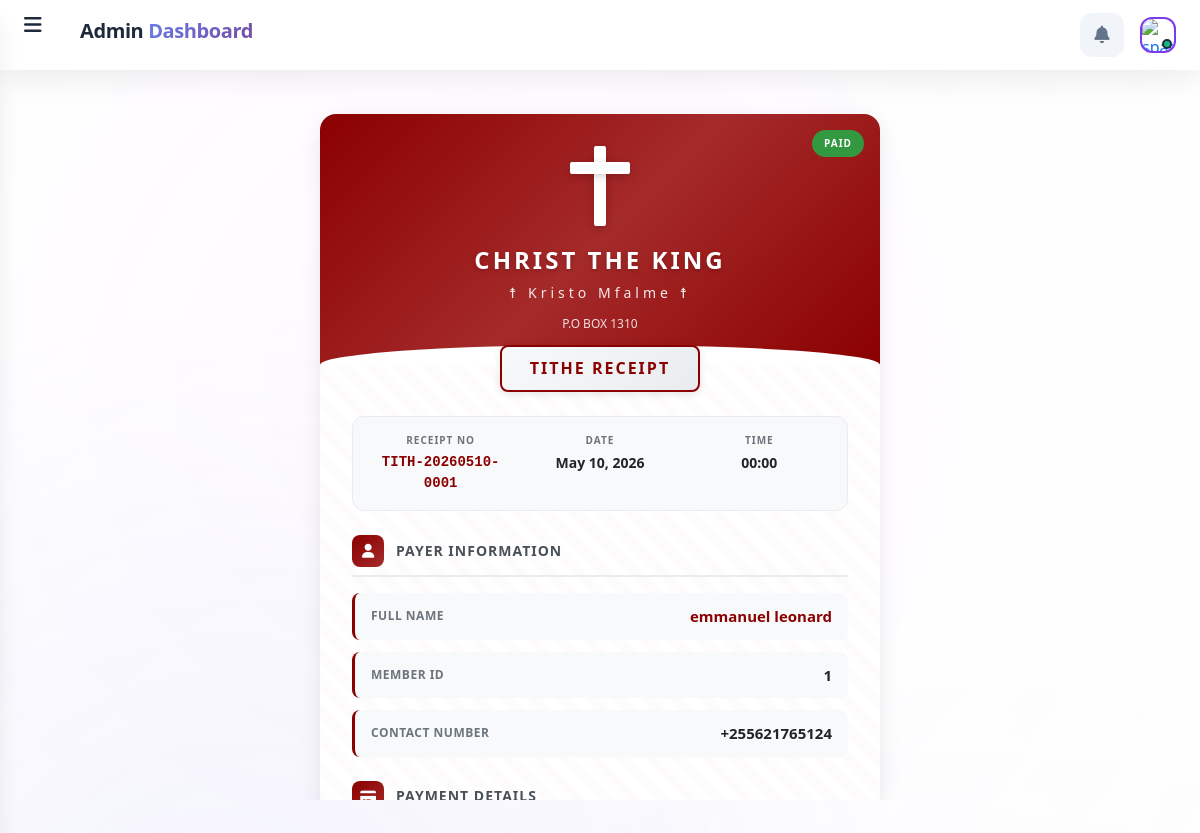
Page /tithe/receipt/print/3/ (signed in) on the committed database.
### tithe/models.py (models this page shows, shortened)
class TitheReceipt(models.Model):
    tithe_payment = models.OneToOneField(
        'TithePayment',
        on_delete=models.CASCADE,
        related_name='receipt'
    )
    receipt_number = models.CharField(max_length=50, unique=True, editable=False)
    generated_at = models.DateTimeField(auto_now_add=True)
    generated_by = models.CharField(max_length=255, blank=True, null=True)
    is_printed = models.BooleanField(default=False)
    printed_at = models.DateTimeField(blank=True, null=True)
    print_attempts = models.IntegerField(default=0)
    last_print_error = models.TextField(blank=True, null=True)
    church_name = models.CharField(max_length=255, default="Christ The King Parish")
    church_address = models.TextField(default="")
    church_phone = models.CharField(max_length=20, blank=True, null=True)
    class Meta:
        ordering = ['-generated_at']
        verbose_name = "Tithe Receipt"
        verbose_name_plural = "Tithe Receipts"
    def get_print_data(self):
        payment = self.tithe_payment
        member = payment.name  # This is a Member instance
        member_name = member.name if hasattr(member, 'name') else str(member)
        return {
            'receipt_number': self.receipt_number,
            'member_name': member_name,
            'member_id': getattr(member, 'member_id', getattr(member, 'id', 'N/A')),
            'phone_number': payment.contact_number or '',
            'amount': f"{payment.amount:,.2f}",
            'payment_method': payment.get_status_display(),
            'payment_date': payment.date.strftime('%Y-%m-%d %H:%M:%S'),
            'receipt_date': self.generated_at.strftime('%Y-%m-%d %H:%M:%S'),
            'church_name': self.church_name,
            'church_address': self.church_address or '',
            'church_phone': self.church_phone or '',
        }

class TithePayment(models.Model):
    PAYMENT_STATUS_CHOICES = [
        ('cash', 'Cash'),
        ('bank', 'Bank'),
    ]
    sms_sent = models.BooleanField(default=False)
    sms_sent_at = models.DateTimeField(null=True, blank=True)
    sms_message_id = models.CharField(max_length=100, blank=True, null=True)
    sms_failure_count = models.IntegerField(default=0)
    last_sms_error = models.TextField(blank=True, null=True)
    date = models.DateTimeField(default=timezone.now, verbose_name='Invoice Date')
    name = models.ForeignKey(Member, verbose_name="Member", on_delete=models.CASCADE)  # Direct reference
    contact_number = models.CharField(max_length=13, blank=True, null=True)
    amount = models.DecimalField(max_digits=10, decimal_places=2)
    status = models.CharField(
        max_length=50,
        choices=PAYMENT_STATUS_CHOICES,
        default='cash'
    )

### member/models.py (models this page shows, shortened)
class Member(models.Model):
    MEMBERSHIP_CATEGORY_CHOICES = [
        ('elder', 'Elder'),
        ('youth', 'Youth'),
        ('child', 'Child'),
    ]
    name = models.CharField(max_length=255)
    code = models.CharField(max_length=50, help_text="001PT", null=True, blank=True)
    active = models.BooleanField(default=True)
    shepherd = models.ForeignKey(Community, on_delete=models.CASCADE, null=True, blank=True, related_name='members')
    ministry = models.ForeignKey(Ministry, on_delete=models.CASCADE, null=True, blank=True, related_name='members')
    telephone = PhoneNumberField(max_length=255, null=True, blank=True, help_text=' Eg. +255 ')
    location = models.CharField(max_length=255, blank=True, null=True)
    fathers_name = models.CharField(max_length=255, null=True, blank=True)
    mothers_name = models.CharField(max_length=255, null=True, blank=True)
    guardians_name = models.CharField(max_length=255, null=True, blank=True)
    GENDER_CHOICES = [
        ('male', 'Male'),
        ('female', 'Female'),
    ]
    gender = models.CharField(max_length=10, choices=GENDER_CHOICES, null=True, blank=True)
    pays_tithe = models.BooleanField(default=False)
    working = models.BooleanField(default=False)
    schooling = models.BooleanField(default=False)
    picture = models.ImageField(upload_to=upload_image_path, null=True, blank=True)
    transfered = models.BooleanField(default=False)
    transfer_update = models.CharField(max_length=250, null=True, blank=True)
    membership_category = models.CharField(max_length=10, choices=MEMBERSHIP_CATEGORY_CHOICES, null=True, blank=True, help_text="Distinguishes between Elders, Youth, and Children")
    objects = MemberManager()
    def __str__(self):
        return f'{self.name}'
    class Meta:
        ordering = ['name']
        verbose_name_plural = 'Members'

### tithe/views.py (the view, shortened to what this page needs)
# urls.py: path('receipt/print/<int:receipt_id>/', views.print_receipt, name='print_receipt'),
@login_required
def print_receipt(request, receipt_id):
    receipt = get_object_or_404(TitheReceipt, id=receipt_id)
    context = {
        "receipt": receipt,
        "payment": receipt.tithe_payment,
        "print_data": receipt.get_print_data(),
    }
    return render(request, "tithepayment/print_receipt.html", context)

### audits/utils.py (called while the page is built)
def get_client_ip(request):
    x_forwarded_for = request.META.get('HTTP_X_FORWARDED_FOR')
    if x_forwarded_for:
        ip = x_forwarded_for.split(',')[0].strip()
    else:
        ip = request.META.get('REMOTE_ADDR')
    try:
        ipaddress.ip_address(ip)
        return ip
    except ValueError:
        return None

### christ_king_church/context_processors.py (called while the page is built)
def language_context(request):
    current_language = get_language()
    return {
        'LANGUAGE_CODE': current_language,
        'LANGUAGES': settings.LANGUAGES,
        'CURRENT_LANGUAGE_CODE': current_language,
        'CURRENT_LANGUAGE_NAME': dict(settings.LANGUAGES).get(current_language, 'English'),
        'IS_SWAHILI': current_language == 'sw',
        'IS_ENGLISH': current_language == 'en',
    }

### finance/base_models.py (called while the page is built)
    def get_queryset(self):
        return super().get_queryset().filter(is_deleted=False)

### notifications/context_processors.py (called while the page is built)
def notification_context(request):
    context = {
        'unread_count': 0,
        'notifications': [],
    }
    if request.user.is_authenticated:
        try:
            from .models import UserNotification
            unread_count = UserNotification.objects.filter(
                user=request.user,
                is_read=False
            ).count()
            context['unread_count'] = unread_count
            recent_notifications = UserNotification.objects.filter(
                user=request.user,
                is_read=False
            ).select_related('notification').order_by('-sent_at')[:5]
            context['notifications'] = recent_notifications
        except Exception:
            context['unread_count'] = 0
            context['notifications'] = []
    return context

### users/models.py (called while the page is built)
    def get_full_name(self):
        return f"{self.firstname} {self.lastname}".strip()

    def is_approver(self):
        return self.roles in self.APPROVER_ROLES or self.is_superuser or self.is_staff

### templates/tithepayment/print_receipt.html (shortened to what this page needs)
{% extends 'base.html' %}
{% load static %}
{% block content %}
<div class="receipt-container">
    <div class="receipt-card">
        <div class="status-badge-modern {% if receipt.is_printed %}status-paid{% else %}status-pending{% endif %}">
            {% if receipt.is_printed %}PAID{% else %}PENDING{% endif %}
        </div>
        <div class="receipt-header-modern">
            <div class="church-logo"></div>
            <div class="church-name">Christ The King</div>
            <div class="church-subtitle">☨ Kristo Mfalme ☨</div>
            <div class="church-contact">
                <div>{{ receipt.church_address|default:"P.O. Box 1310" }}</div>
            </div>
        </div>
        <div class="receipt-title-badge">
            <h2>Tithe Receipt</h2>
        </div>
        <div class="receipt-body">
            <div class="receipt-meta">
                <div class="meta-item">
                    <div class="meta-label">Receipt No</div>
                    <div class="meta-value receipt-number">{{ receipt.receipt_number }}</div>
                </div>
                <div class="meta-item">
                    <div class="meta-label">Date</div>
                    <div class="meta-value">{{ payment.date|date:"M d, Y" }}</div>
                </div>
                <div class="meta-item">
                    <div class="meta-label">Time</div>
                    <div class="meta-value">{{ payment.date|date:"H:i" }}</div>
                </div>
            </div>
            <div class="section-header">
                <div class="section-icon">
                    <i class="fas fa-user"></i>
                </div>
                <h3 class="section-title">Payer Information</h3>
            </div>
            <div class="info-grid">
                <div class="info-row">
                    <span class="info-label">Full Name</span>
                    <span class="info-value member-name">{{ payment.name }}</span>
                </div>
                <div class="info-row">
                    <span class="info-label">Member ID</span>
                    <span class="info-value">{{ payment.name.member_id|default:payment.name.id }}</span>
                </div>
                <div class="info-row">
                    <span class="info-label">Contact Number</span>
                    <span class="info-value">{{ payment.contact_number|default:"N/A" }}</span>
                </div>
            </div>
            <div class="section-header">
                <div class="section-icon">
                    <i class="fas fa-credit-card"></i>
                </div>
                <h3 class="section-title">Payment Details</h3>
            </div>
        </div>
    </div>
</div>
{% endblock %}

### templates/base.html (style rules this page uses)
:root { --primary: #667eea; --primary-dark: #5a67d8; --primary-light: #7c3aed; --secondary: #f093fb; --accent: #4facfe; --success: #10b981; --warning: #f59e0b; --danger: #ef4444; --info: #3b82f6; --bg-primary: #f8fafc; --bg-secondary: #f1f5f9; --bg-tertiary: #e2e8f0; --text-primary: #1e293b; --text-secondary: #64748b; --text-muted: #94a3b8; --border-color: #e2e8f0; --glass-bg: rgba(255, 255, 255, 0.85); --glass-bg-dark: rgba(30, 41, 59, 0.95); --glass-border: rgba(255, 255, 255, 0.3); --glass-shadow: 0 8px 32px rgba(0, 0, 0, 0.08); --gradient-primary: linear-gradient(135deg, #667eea 0%, #764ba2 100%); --gradient-secondary: linear-gradient(135deg, #f093fb 0%, #f5576c 100%); --gradient-accent: linear-gradient(135deg, #4facfe 0%, #00f2fe 100%); --gradient-sidebar: linear-gradient(180deg, #1e293b 0%, #0f172a 100%); --gradient-header: linear-gradient(90deg, #667eea 0%, #764ba2 100%); --font-primary: "Inter", -apple-system, BlinkMacSystemFont, "Segoe UI", sans-serif; --font-display: "Playfair Display", Georgia, serif; --sidebar-width: 280px; --sidebar-collapsed: 80px; --header-height: 70px; --border-radius: 12px; --border-radius-sm: 8px; --border-radius-lg: 16px; --transition-fast: 0.15s ease; --transition-base: 0.25s ease; --transition-slow: 0.35s ease; --shadow-sm: 0 1px 2px rgba(0, 0, 0, 0.05); --shadow-md: 0 4px 6px -1px rgba(0, 0, 0, 0.1); --shadow-lg: 0 10px 15px -3px rgba(0, 0, 0, 0.1); --shadow-xl: 0 20px 25px -5px rgba(0, 0, 0, 0.1); --shadow-glow: 0 0 20px rgba(102, 126, 234, 0.4); }
* { margin: 0; padding: 0; box-sizing: border-box; }
html { font-size: 16px; -webkit-font-smoothing: antialiased; -moz-osx-font-smoothing: grayscale; scroll-behavior: smooth; }
body { font-family: var(--font-primary); background: var(--bg-primary); color: var(--text-primary); line-height: 1.6; overflow-x: hidden; min-height: 100vh; }
body::before { content: ""; position: fixed; top: 0; left: 0; right: 0; bottom: 0; background: radial-gradient( circle at 20% 50%, rgba(102, 126, 234, 0.08) 0%, transparent 50% ), radial-gradient( circle at 80% 80%, rgba(118, 75, 162, 0.06) 0%, transparent 50% ), radial-gradient( circle at 40% 20%, rgba(240, 147, 251, 0.04) 0%, transparent 50% ); pointer-events: none; z-index: -1; animation: backgroundPulse 15s ease-in-out infinite; }

### rows in the picture
TitheReceipt: church_address "P.O BOX 1310", receipt_number "TITH-20260510-0001"
TithePayment: date "May 10, 2026", date "00:00", name "emmanuel leonard", name.member_id "1", contact_number "+255621765124"
